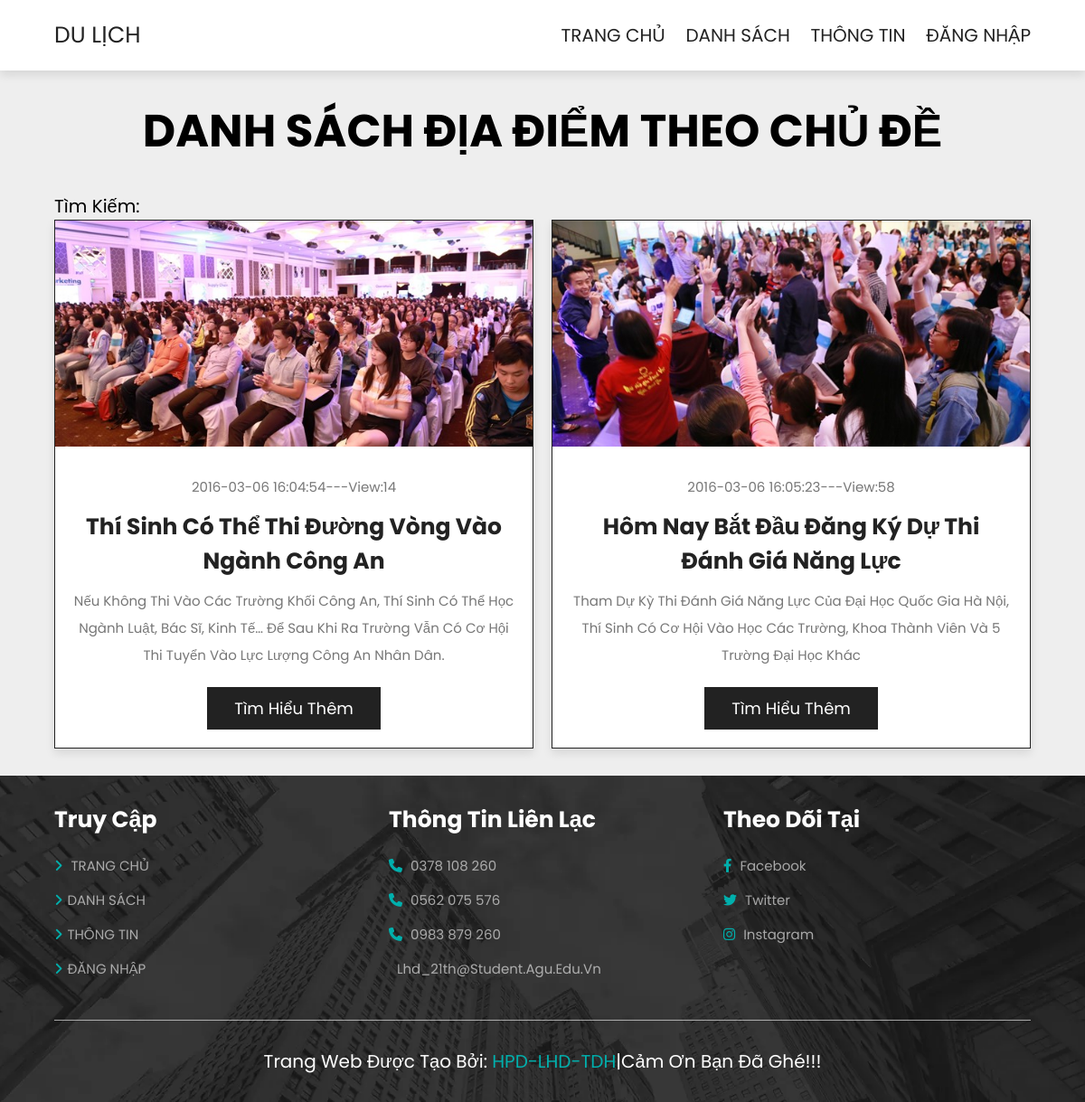
/index.php?do=baiviet_chude&id=1, run on the app's committed database.
### tables this page shows
CREATE TABLE `tbl_noidungdiadiem` (
  `MaBaiViet` int(10) NOT NULL,
  `MaChuDe` int(10) NOT NULL,
  `MaNguoiDung` int(10) NOT NULL,
  `TieuDe` varchar(255) NOT NULL,
  `TomTat` text NOT NULL,
  `NoiDung` text NOT NULL,
  `NgayDang` datetime NOT NULL,
  `HinhAnh` tinytext NOT NULL,
  `ChuThichAnh` tinytext NOT NULL,
  `LuotXem` int(10) NOT NULL,
  `KiemDuyet` tinyint(1) NOT NULL
);

### baiviet_chude.php (the view, shortened to what this page needs)
<?php
$cd = $_GET["id"];
        $sql2 =  "select * from tbl_noidungdiadiem where MaChuDe=" . $cd . " and KiemDuyet=1 ";
		$danhsach = $connect->query($sql2);
        echo "<section class='home-packages'>";
        echo "<h1 class='heading-title'>DANH SÁCH ĐỊA ĐIỂM THEO CHỦ ĐỀ</h1>";
        echo "<div class='TimKiem'>";
            echo "<form action='index.php?do=search_xuly' method='post'>";
                echo "Tìm kiếm: <input type='text' name='search' />";
            echo "</form>";
        echo "</div>";
        echo "<div class='box-container'>";
        while ($row = $danhsach->fetch_array(MYSQLI_ASSOC))
        {
            echo "<div class='box'>";
                echo "<div class='image'>";
                    echo "<img src='".$row['HinhAnh']."'>";
                echo "</div>";
                echo "<div class='content'>";
                    echo "<p>".$row['NgayDang']."---View:".$row['LuotXem']."</p>";
                    echo "<h3>".$row['TieuDe']."</h3>";
                    echo "<p>".$row['TomTat']."</p>";
                    echo "<a href='index.php?do=baiviet_chitiet&id=".$row['MaBaiViet']."' class='btn'>Tìm hiểu thêm</a>";
                echo "</div>";
            echo "</div>";
        }
        echo "</div>";
        echo "</section>";
?>

### css/style1.css (style rules this page uses)
:root { --main--color:#00B0AD; --black:#222; --white:#fff; --light-black:#777; --light-white:#fff9; --dark-bg:rgba(0,0,0,.7); --light-bg:#eee; --border:.1rem solid var(--black); --box-shadow:0 .5rem 1rem rgba(0,0,0,.1); --text-shadow:0 1.5rem 3rem rgba(0,0,0,.3); }
* { font-family: 'Poppins', sans-serif; margin: 0; padding: 0; box-sizing: border-box; outline: none; border: none; text-decoration: none; text-transform: capitalize; }
html { font-size: 62.5%; overflow-x: hidden; }
section { padding: 5rem 10%; }
.home-packages { background: var(--light-bg); }
.home-packages .TimKiem { width: 340px; height: 30px; color: black; font-size: 2rem; }
.home-packages .box-container { display: grid; grid-template-columns: repeat(auto-fit,minmax(30rem,1fr)); gap: 2rem; }
.home-packages .box-container .box { border: var(--border); box-shadow: var(--box-shadow); background: var(--white); }
.home-packages .box-container .box .image { height: 25rem; overflow: hidden; }
.home-packages .box-container .box .image img { height: 100%; width: 100%; object-fit: cover; transition: .2s linear; }
.home-packages .box-container .box .content { padding: 2rem; text-align: center; }
.home-packages .box-container .box .content h3 { font-size: 2.5rem; color: var(--black); }
.home-packages .box-container .box .content p { font-size: 1.5rem; color: var(--light-black); line-height: 2; padding: 1rem 0; }
.heading-title { font-size: 5rem; text-align: center; margin-bottom: 3rem; text-transform: uppercase; }
.btn { display: inline-block; background-color: var(--black); margin-top: 1rem; color: var(--white); font-size: 1.8rem; padding: 1rem 3rem; cursor: pointer; }
@media (max-width:1200px) { section { padding: 3rem 5%; } }

### data on the page
tbl_noidungdiadiem: HinhAnh (picture), NgayDang "2016-03-06 16:04:54", LuotXem "14", TieuDe "Thí Sinh Có Thể Thi Đường Vòng Vào Ngành Công An", TomTat "Nếu Không Thi Vào Các Trường Khối Công An, Thí Sinh Có Thể Học Ngành Luật, Bác Sĩ, Kinh Tế… Để Sau Khi Ra Trường Vẫn Có Cơ Hội Thi Tuyển Vào Lực Lượng Công An Nhân Dân."
tbl_noidungdiadiem: HinhAnh (picture), NgayDang "2016-03-06 16:05:23", LuotXem "58", TieuDe "Hôm Nay Bắt Đầu Đăng Ký Dự Thi Đánh Giá Năng Lực", TomTat "Tham Dự Kỳ Thi Đánh Giá Năng Lực Của Đại Học Quốc Gia Hà Nội, Thí Sinh Có Cơ Hội Vào Học Các Trường, Khoa Thành Viên Và 5 Trường Đại Học Khác"
